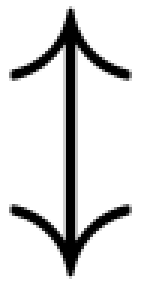
#> input picture temp_dir/symbol_1.png, 47 x 95 px, given in place of 0000.png, which was not available (shown 3 times larger)
$ python predictor.py
#> lines starting #> are read from the running program, lines starting #| are printed output that depends on the picture; after the words box and inside, x2 and y2 are one past the last pixel; in counts of white or black regions, pixels touching at a corner belong together; pictures that were not available may be replaced by others from this repository, and a replacement may not be noted
### image_segmenter.py
import cv2
import numpy as np
import os
import shutil
from concurrent.futures import ThreadPoolExecutor
import csv
import random
from configs import *


# [27 lines left out: functions is_between, merge_contours, not called in this run]

def segment_img(input_path: str, output_dir: str, delete_if_exists=True, boarder_size=BOARDER) -> int:
#> called with output_dir = 'temp_dir', delete_if_exists = True, boarder_size = 3
    if delete_if_exists and os.path.exists(output_dir):
        shutil.rmtree(output_dir)
    os.makedirs(output_dir, exist_ok=True)
    # Read image
    image = cv2.imread(input_path)
#> image is the input picture: shape (95, 47, 3); min 0, max 255, mean 220
    if SHOW_IMGS: cv2.imshow('original image', image)

    # Convert the image to grayscale
    gray = cv2.cvtColor(image, cv2.COLOR_BGR2GRAY)
    if SHOW_IMGS: cv2.imshow('gray image', gray)

    # Threshold the image to get binary image
    _, thresh = cv2.threshold(gray, 0, 255, cv2.THRESH_BINARY_INV + cv2.THRESH_OTSU)
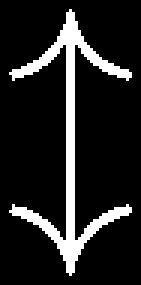
#> thresh: shape (95, 47) (shown 3 times larger); 13.2% white; 1 white region

    # Find contours in the binary image
    contours, _ = cv2.findContours(thresh, cv2.RETR_EXTERNAL, cv2.CHAIN_APPROX_SIMPLE)
#> contours = 1 contour; box (x1, y1, x2, y2) and area: (3, 3, 44, 92) 432

    # Sort contours based on x-coordinate
    contours = sorted(contours, key=lambda c: cv2.boundingRect(c)[0])


    to_skip: int = 0
    num_skipped = 0
    size = 0

    # Iterate through each contour and save as individual image
    for i, contour in enumerate(contours):
        if to_skip > 0:
            to_skip -= 1
            num_skipped +=1
            continue
        # Get bounding box of the contour
        x, y, w, h = cv2.boundingRect(contour)
        to_merge: list = [contour]
        for j in range(i+1, len(contours)):
            if j >= len(contours):
                break
            x2, _, _, _ = cv2.boundingRect(contours[j])
            if is_between(x, w, x2):
                to_merge.append(contours[j])
                to_skip = len(to_merge) - 1
            else:
                break
        if len(to_merge) > 1:
            if SHOW_IMGS: print(str(len(to_merge)) + ": len of merged block")
            x, y, w, h = merge_contours(to_merge)
        # Crop the symbol region
        symbol = image[y-boarder_size:y+h+boarder_size, x-boarder_size:x+w+boarder_size]
        if SHOW_IMGS: cv2.imshow(f"image {i - num_skipped}", symbol)

        # Save the symbol as individual image
        cv2.imwrite(f'{output_dir}/symbol_{i - num_skipped}.png', symbol)
        size += 1
#> this loop made 1 pass
#> size on pass 1: 1
#> after the loop, num_skipped = 0; size = 1

    if SHOW_IMGS: cv2.waitKey(0)
    return size


# [53 lines left out: functions search_csv, make_classes, process_img, process_all_imgs, not called in this run]

# [8 lines of commented-out code are left out]

### predictor.py
import tensorflow as tf
from PIL import Image
import numpy as np
from configs import *
from image_segmenter import segment_img
import matplotlib.pyplot as plt


class_labels = ['0','1','2','3','4','5','6','7','8','9',r'\div','dot',r'\downarrow',r'\leftarrow',r'\leftrightarrow',r'\times','+',r'\rightarrow','-', r'\uparrow',r'\updownarrow','x','y','z']

mod: tf.saved_model = None
def identify_image(file) -> tuple[str, float]:
    global mod
    if mod == None:
        # mod = tf.saved_model.load('exported_model')
        mod = tf.saved_model.load('saved_model')
    image = Image.open(file).resize((224,224))
    image = np.expand_dims(np.array(image), axis=0) #adds batch dimensions and convert to numpy array
    image = image / 255.0 # Normalize pixel values to [0,1]

    #convert image to tf.Tensor
    image = tf.convert_to_tensor(image, dtype=tf.float32)

    prediction = mod(image)
    max_index = tf.argmax(prediction, axis=1)
    max_value = tf.reduce_max(prediction)
    Mi = max_index.numpy()
    Mv = max_value.numpy()
    max_index = tf.argmax(prediction, axis = 1)
    predict_class_index = Mi[0]
    predict_class = class_labels[predict_class_index]

    return (predict_class, Mv)

def convert_to_LaTeX(png_file_path):
    # segement
    num_parts: int = segment_img(png_file_path, "temp_dir", delete_if_exists=True, boarder_size=3)
#> num_parts = 1
    # identify each part
    parts_classes: list[str] = []
    for i in range(num_parts):
        png_part = f"temp_dir\\symbol_{i}.png"
#> png_part = 'temp_dir\\symbol_0.png'
        x_class, y = identify_image(png_part)
        # print(str(x_class) + " confidence: " + str(y))
        # continue
        parts_classes.append(x_class)
    # combine
    parts_classes = [x for x in parts_classes]
    print(f'${" ".join(parts_classes)}$')


def testall():
    lead = r'C:\Users\walte\Documents\cs470\Final_Project\archive\dataset_2 latex equations (simple_handwriting classes)\png_dataset\00'
    img_files = [f'{lead}{i:02}.png' for i in range(len(LATEX_TO_CLASSES))]

    for i,img_file in enumerate(img_files):
        # print(img_file)
        convert_to_LaTeX(img_file)
#> (the call stopped at in identify_image, `mod = tf.saved_model.load('saved_model')`: tensorflow is not available in this run)
#> pass 2 of the loop in testall, `for i,img_file in enumerate(img_files):`:
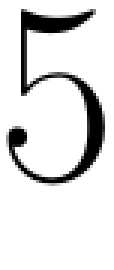
#> input picture temp_dir/symbol_4.png, 38 x 90 px, given in place of 0001.png, which was not available (shown 3 times larger)
#> in segment_img, image is the input picture: shape (90, 38, 3); min 0, max 255, mean 223.2
#> gray: shape (90, 38)
#> in segment_img (call 2), `_, thresh = cv2.threshold(gray, 0, 255, cv2.THRESH_BINARY_INV + cv2.TH..`:
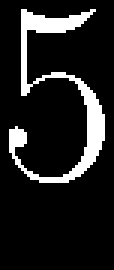
#> thresh: shape (90, 38) (shown 3 times larger); 12.8% white; 1 white region
#> contours = 1 contour; box (x1, y1, x2, y2) and area: (3, 3, 35, 61) 308
#> the loop in segment_img (call 2), `for i, contour in enumerate(contours):` made 1 pass
#> size on pass 1: 1
#> pass 1, in segment_img (call 2), `symbol = image[y-boarder_size:y+h+boarder_size, x-boarder_size:x+w+boa..`:
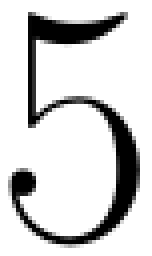
#> symbol: shape (64, 38, 3) (shown 4 times larger); min 0, max 255, mean 210.2
#> after the loop in segment_img (call 2), `for i, contour in enumerate(contours):`: num_skipped = 0; size = 1

#> (the run stopped early here; a loop or call above may not have finished)
